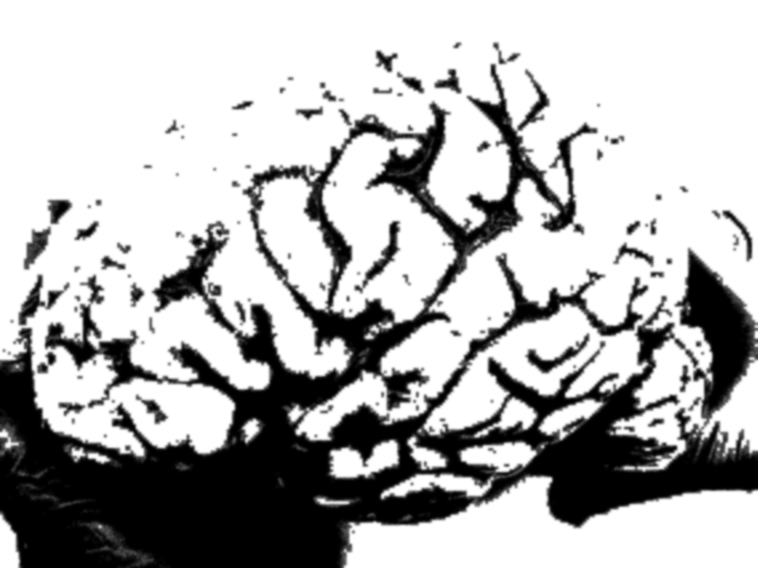
#> input picture brain.jpg, 2272 x 1704 px (shown at 1/3 size)
$ python binry_image.py
#> lines starting #> are read from the running program, lines starting #| are printed output that depends on the picture; after the words box and inside, x2 and y2 are one past the last pixel; in counts of white or black regions, pixels touching at a corner belong together
import cv2

# Specify the path to the input image file
input_image_path = 'brain.jpg'


input_img = cv2.imread(input_image_path, cv2.IMREAD_GRAYSCALE)
#> input_img is the input picture: shape (1704, 2272); min 0, max 255, mean 179.7


if input_img is not None:

    cv2.imshow('Original Grayscale Image', input_img)
    cv2.waitKey(0)
    cv2.destroyAllWindows()

    # Perform thresholding to create a binary image
    _, binary_img = cv2.threshold(input_img, 127, 255, cv2.THRESH_BINARY)
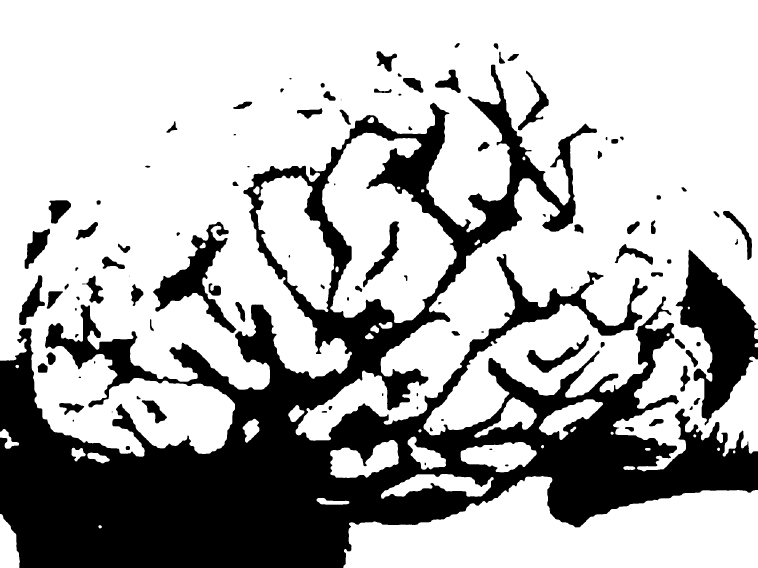
#> binary_img: shape (1704, 2272) (shown at 1/3 size); 69.9% white; 108 black regions (7 under 20 px), largest, box (x1, y1, x2, y2) and area: (0, 194, 2272, 1704) 1013382, (2027, 749, 2272, 1276) 58942, (459, 665, 709, 999) 23347

    cv2.imshow('Binary Image', binary_img)
    cv2.waitKey(0)  # Wait for a key press
    cv2.destroyAllWindows()

    # Resize
    new_width, new_height = 15, 10
    resized_binary_img = cv2.resize(binary_img, (new_width, new_height))


    cv2.imshow('Resized Binary Image', resized_binary_img)
    cv2.waitKey(0)
    cv2.destroyAllWindows()

    # Specify the path to save the output resized binary image
    output_resized_binary_image_path = 'brain.jpg'

    # Write the resized binary image
    success = cv2.imwrite(output_resized_binary_image_path, resized_binary_img)

    if success:
        print(f"Resized binary image successfully saved at {output_resized_binary_image_path}")
    else:
        print("Error: Unable to save the resized binary image.")
else:
    print(f"Error: Unable to read the input image from {input_image_path}")

$ run again, with salt.jpg copied over brain.jpg
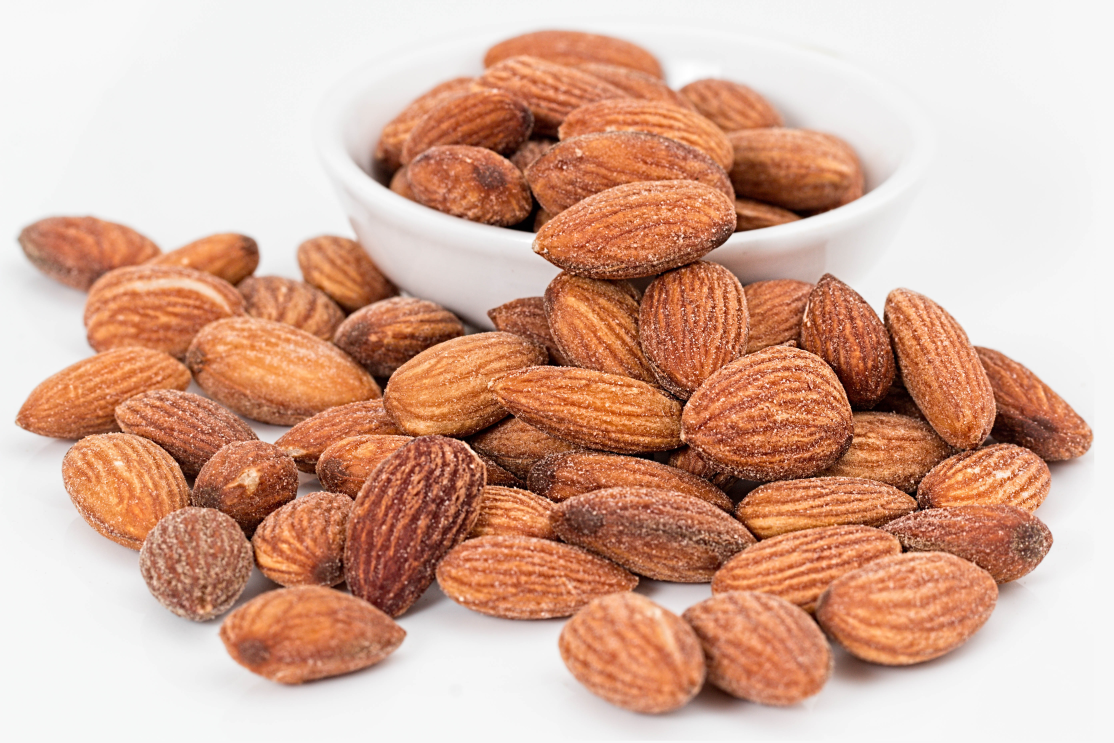
#> input picture salt.jpg, 5567 x 3711 px (shown at 1/5 size)
#> `input_img = cv2.imread(input_image_path, cv2.IMREAD_GRAYSCALE)`:
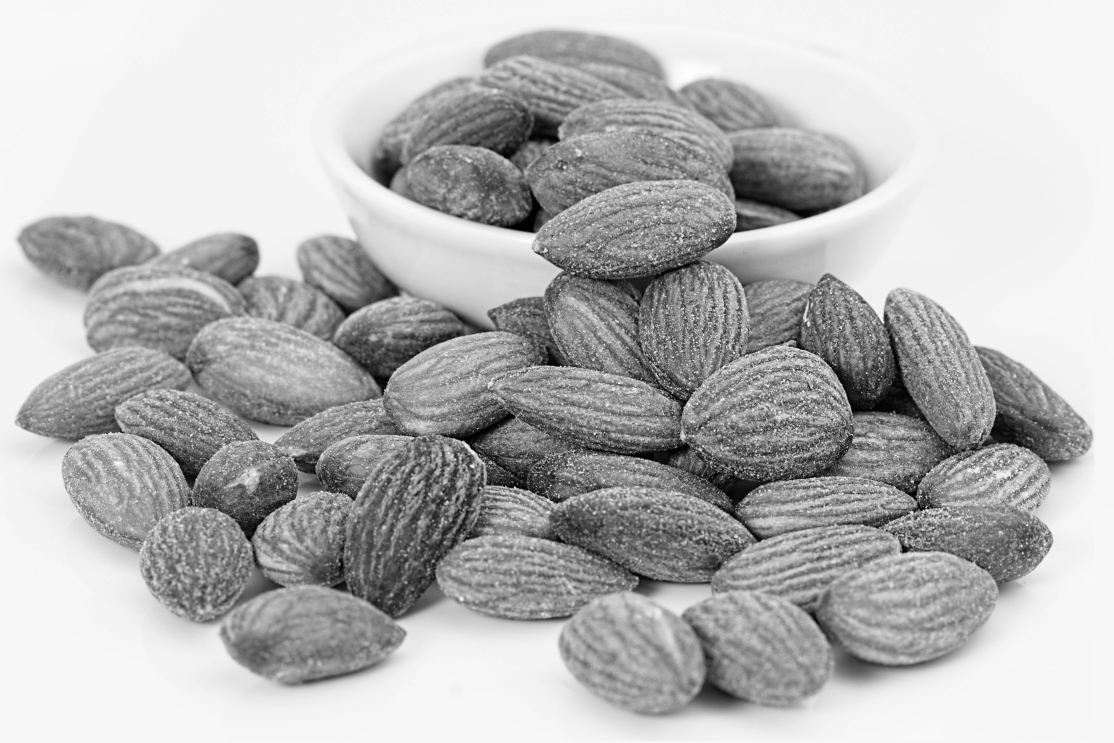
#> input_img: shape (3711, 5567) (shown at 1/5 size); min 0, max 255, mean 182.9
#> `_, binary_img = cv2.threshold(input_img, 127, 255, cv2.THRESH_BINARY)`:
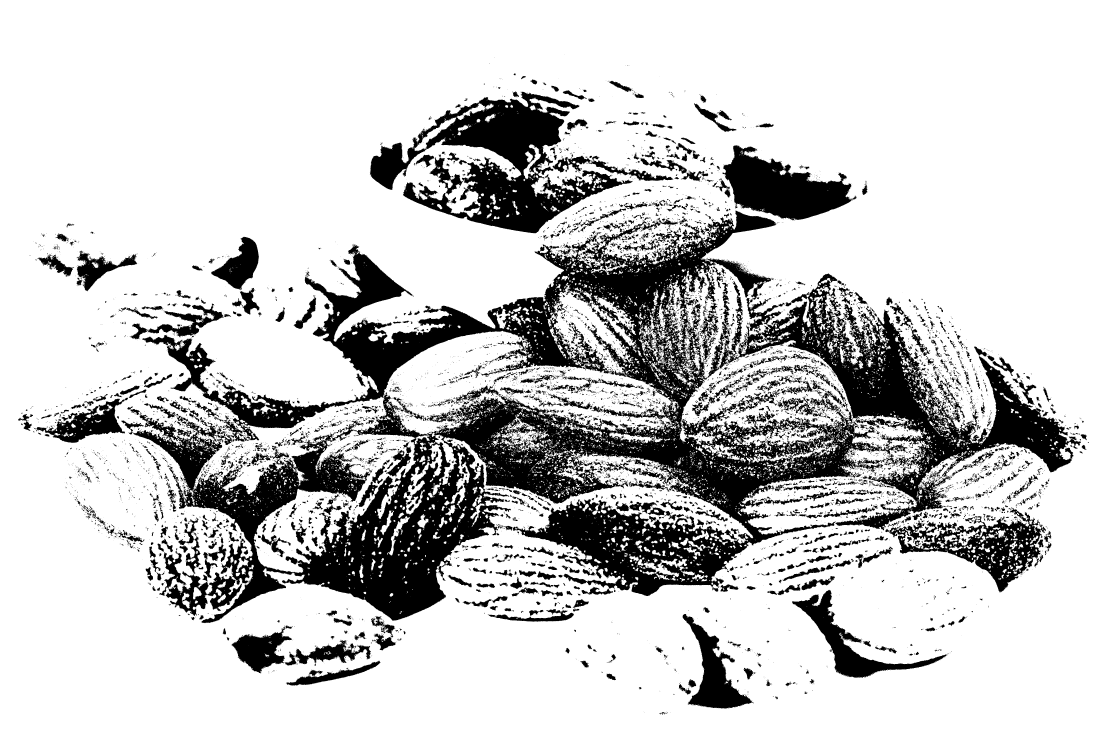
#> binary_img: shape (3711, 5567) (shown at 1/5 size); 79.7% white; 11101 black regions (8658 under 20 px), largest, box (x1, y1, x2, y2) and area: (667, 1052, 5405, 3116) 2616764, (1850, 459, 3164, 1166) 337298, (3612, 725, 4261, 1102) 131514
